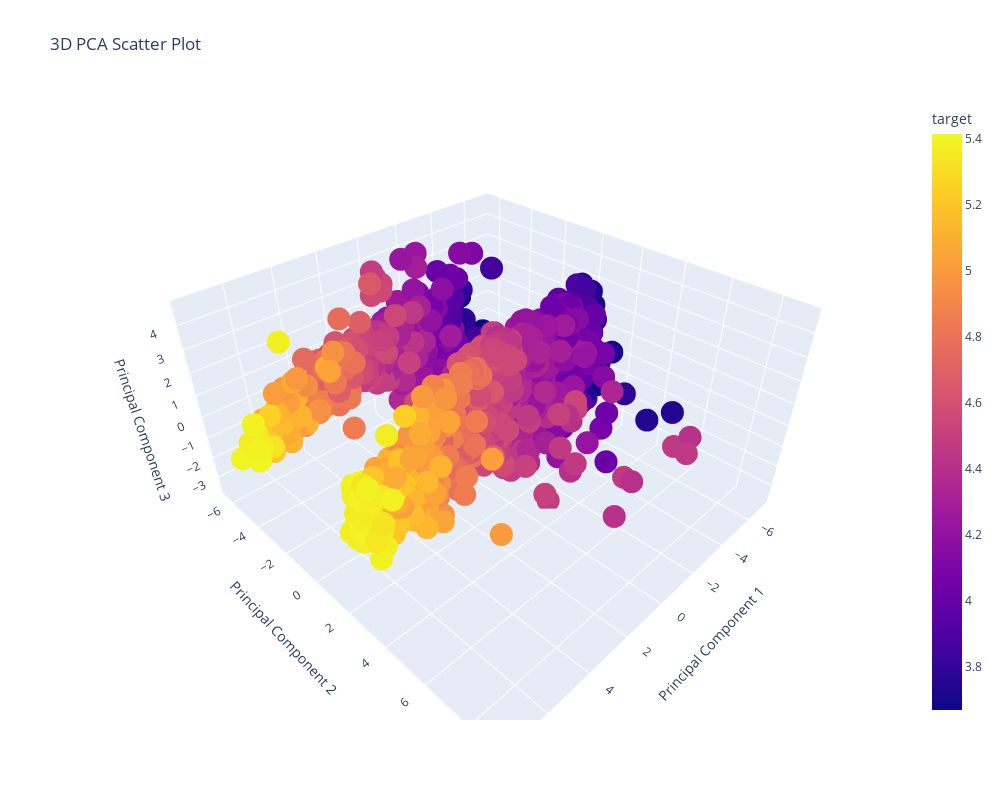

The code cell stored with this chart in its notebook:
### Code cell
#Applying PCA with 3 components for 3D plot
pca_3d = PCA(n_components=3)
X_pca_3d = pca_3d.fit_transform(X_train_front_scaled)

pca_df = pd.DataFrame(X_pca_3d, columns=['PC1', 'PC2', 'PC3'])
pca_df['target'] = y_train_front_array

fig = px.scatter_3d(
    pca_df, 
    x='PC1', 
    y='PC2', 
    z='PC3', 
    color='target', 
    title='3D PCA Scatter Plot',
    labels={'PC1': 'Principal Component 1', 'PC2': 'Principal Component 2', 'PC3': 'Principal Component 3'}
)


fig.update_layout(
    width=1000,
    height=800
)


fig.show()

### Figure 1 — Plotly figure (JSON) as saved in the notebook; plotly's stock layout.template omitted (floating-point values rounded to 4 significant figures; data arrays with more than 128 entries replaced by an {"elided": "..."} marker saying what was removed)
{"data": [{"hovertemplate": "Principal Component 1=%{x}<br>Principal Component 2=%{y}<br>Principal Component 3=%{z}<br>target=%{marker.color}<extra></extra>", "legendgroup": "", "marker": {"color": {"elided": "2859 float values"}, "coloraxis": "coloraxis", "symbol": "circle"}, "mode": "markers", "name": "", "scene": "scene", "showlegend": false, "type": "scatter3d", "x": {"elided": "2859 float values"}, "y": {"elided": "2859 float values"}, "z": {"elided": "2859 float values"}}], "layout": {"coloraxis": {"colorbar": {"title": {"text": "target"}}, "colorscale": [[0, "#0d0887"], [0.1111, "#46039f"], [0.2222, "#7201a8"], [0.3333, "#9c179e"], [0.4444, "#bd3786"], [0.5556, "#d8576b"], [0.6667, "#ed7953"], [0.7778, "#fb9f3a"], [0.8889, "#fdca26"], [1, "#f0f921"]]}, "height": 800, "legend": {"tracegroupgap": 0}, "scene": {"domain": {"x": [0, 1], "y": [0, 1]}, "xaxis": {"title": {"text": "Principal Component 1"}}, "yaxis": {"title": {"text": "Principal Component 2"}}, "zaxis": {"title": {"text": "Principal Component 3"}}}, "title": {"text": "3D PCA Scatter Plot"}, "width": 1000}}
